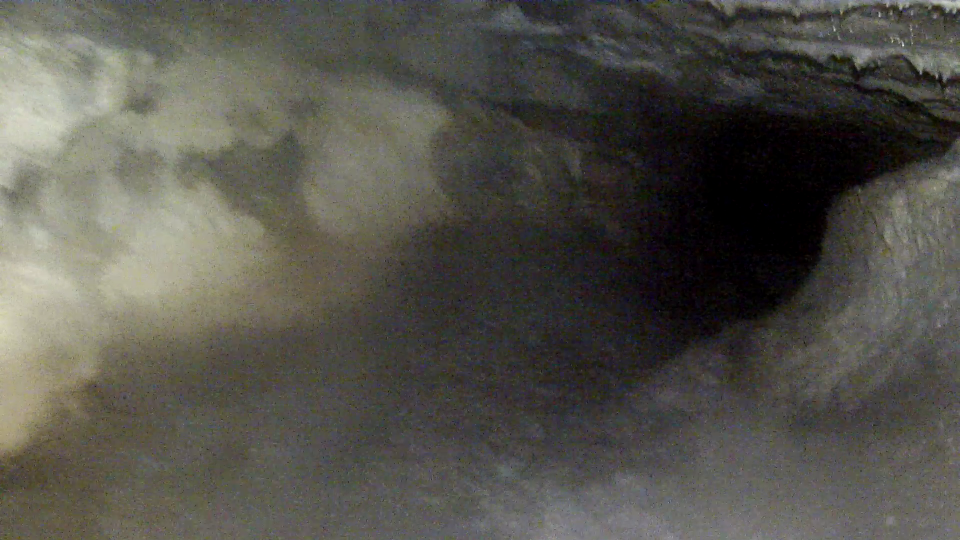
#> input picture python/0.png, 1920 x 1080 px (shown at 1/2 size); its folder holds 4 pictures in this run
$ python orb.py
#> lines starting #> are read from the running program, lines starting #| are printed output that depends on the picture
import numpy as np
import cv2 as cv
from matplotlib import pyplot as plt
for i in range(0, 7):
    img = cv.imread('{}.png'.format(i),0)
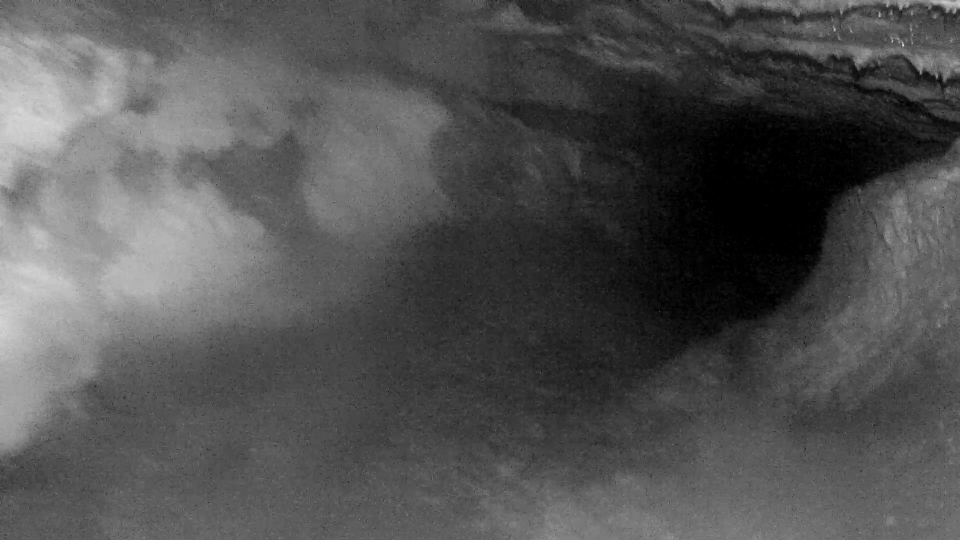
#> img: shape (1080, 1920) (shown at 1/2 size); min 0, max 243, mean 82.2
    # Initiate ORB detector
    orb = cv.ORB_create()
    # find the keypoints with ORB
    kp = orb.detect(img,None)
#> kp = 448 keypoints; strongest (x, y, size): (1806, 91, 31), (1806, 90, 37.2), (1759, 32, 31), (1841, 147, 31)
    # compute the descriptors with ORB
    kp, des = orb.compute(img, kp)
    # draw only keypoints location,not size and orientation
    img2 = cv.drawKeypoints(img, kp, None, color=(0,255,0), flags=0)
    plt.imshow(img2), plt.show()
#> pass 2 of the loop `for i in range(0, 7):`:
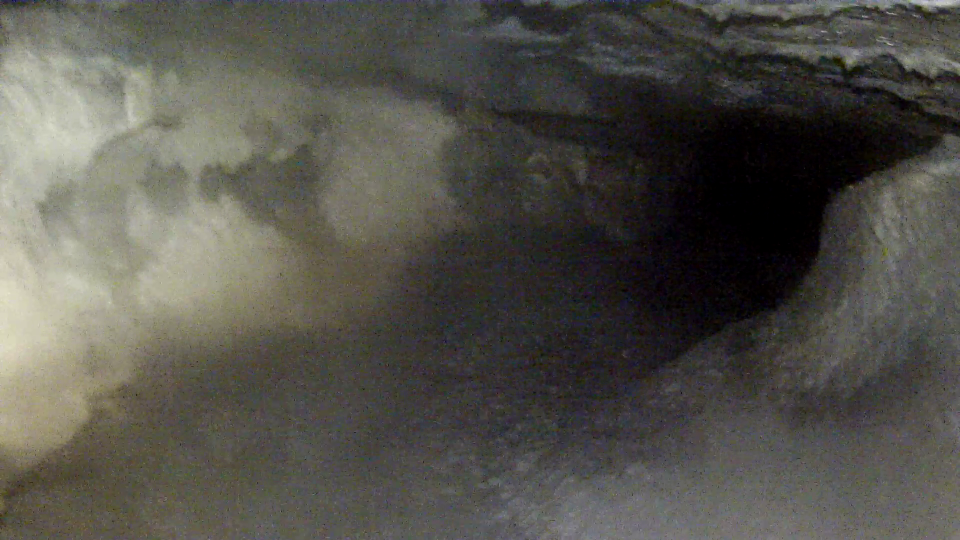
#> input picture python/1.png, 1920 x 1080 px (shown at 1/2 size)
#> `img = cv.imread('{}.png'.format(i),0)`:
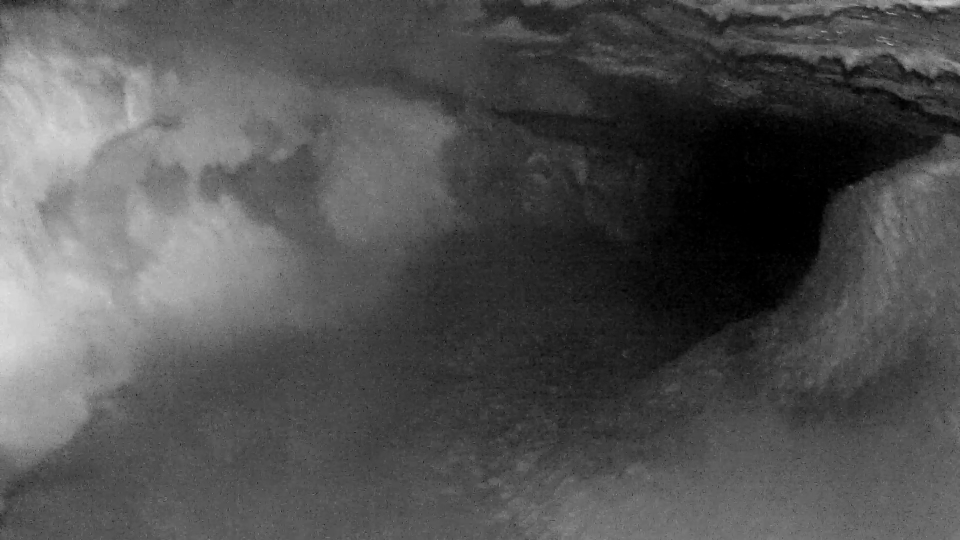
#> img: shape (1080, 1920) (shown at 1/2 size); min 0, max 233, mean 81.5
#> kp = 457 keypoints; strongest (x, y, size): (1724, 32, 31), (1698, 122, 111.1), (1695, 133, 111.1), (1696, 131, 92.6)
#> pass 3 of the loop `for i in range(0, 7):`:
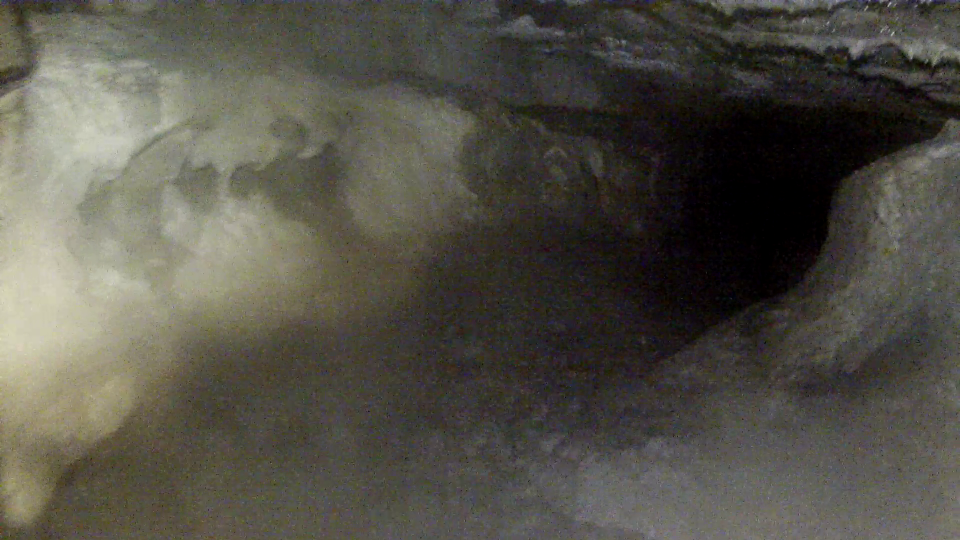
#> input picture python/2.png, 1920 x 1080 px (shown at 1/2 size)
#> `img = cv.imread('{}.png'.format(i),0)`:
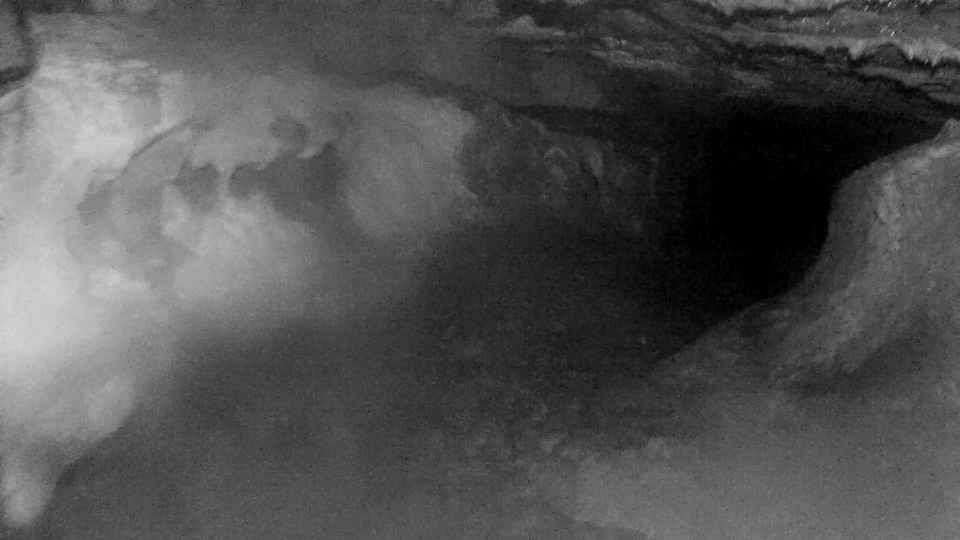
#> img: shape (1080, 1920) (shown at 1/2 size); min 0, max 223, mean 80.3
#> kp = 457 keypoints; strongest (x, y, size): (1786, 65, 31), (1821, 114, 77.1), (1818, 113, 92.6), (1821, 116, 53.6)
#> (the run stopped early here; a loop or call above may not have finished)
